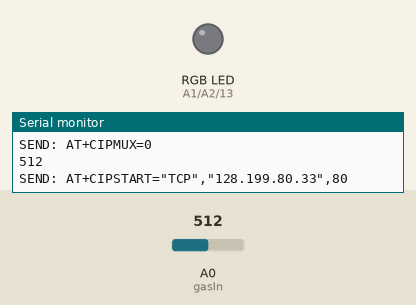
This sketch was run on a simulated Arduino Uno, built with avr-gcc and run on an emulated ATmega328P. Shown: an RGB LED mixed from three pins (HIGH = lit), the last lines printed to the serial monitor. Inputs (shaded band) come from the test bench; at power-on: A0 (gasIn) = 512. The modem accepts every AT command (registered, SIM ready, sends succeed) and sends nothing else.

Above: at 15.5 s.
At 17.0 s:
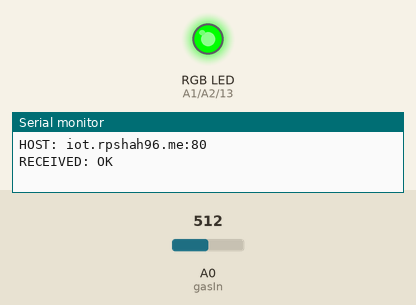
Timing chart, 0 to 20.0 s (numbered marks = the images above):
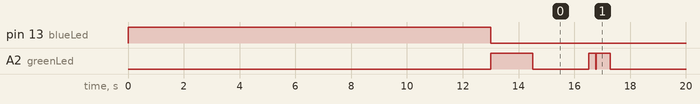

Measured:
- by itself, A2 (greenLed): repeats every 4.8 s: HIGH 0.25 s, LOW 0.02 s, HIGH 0.50 s, LOW 4.0 s

The sketch:

roadRateWifi2.ino
```cpp
//AttendanceSystem with RFID_READER,WIFI_MODULE_esp8266,RGB_LED,ARDUINO
/**
 *@author RAJ_SHAH
 *@author imec studios aka lab55
*/

#include <SoftwareSerial.h>       //wifi is communicating througth serialPorts

#define  uchar unsigned char      //To reduce programming time only
#define uint  unsigned int
#define DEBUG FALSE               //comment out to remove debug msgs

//*-- Hardware Serial
#define _baudrate 115200           //mey differ for your wifi Module____mine is esp8266

//*-- Software Serial
#define _rxpin      12
#define _txpin      13

//Maximum length of the array
#define MAX_LEN 16


//*-- IoT Information
#define SSID "Dhruv"              //SSID of your router/network
#define PASS "xyz54321"             //PASSWORD to connectwith it.
#define DEST_HOST "iot.rpshah96.me"            //IP address or URL of website/server You wants to connect
#define DEST_IP "128.199.80.33"

SoftwareSerial wifi( _rxpin, _txpin ); // RX, TX
uchar serNumA[5];

uchar fifobytes;
uchar fifoValue;

//For RGB Leds
const int redLed = A1;
const int greenLed = A2;
const int blueLed = 13;

//gasSensor MQ3's Analodinput Pin
int gasIn = A0;

String GET = "GET /roadRate/testing/writeFile.php?xaxis=234&yaxis=-87&zaxis=23&file=ceptRoad.txt";     //FilePath to which you wants to send data through GET REQUEST

void setup() {
  // put your setup code here, to run once:
  pinMode(redLed, OUTPUT);
  pinMode(greenLed, OUTPUT);
  pinMode(blueLed, OUTPUT);

   pinMode(A0,INPUT);

  Serial.begin( _baudrate );       // comment means debugging through SerialMonitor is off.
  wifi.begin( _baudrate );            //Start wifi


  //Start Connection with the wifi
AT:
  analogWrite(blueLed, 255);             //MAKE Blue led glow to indicate power suply.
  sendWifi("AT\r\n");
  delay(5000);                                //5 Sec. Delay
  if (wifi.find("OK"))
  {
    Serial.println("RECEIVED: OK\nData ready to sent!");
    Serial.println("Wiring of wifi is OK.");

    connectWiFi();

  }
  else
  {
    blinkLed(redLed, 2000);               //2 Sec. Delay
    goto AT;
  }
}

void loop() {

  // put your main code here, to run repeatedly:
  int val;
  val = analogRead(gasIn);
  Serial.println(val,DEC);
  updateDatabase(val);
  delay(1000);
}


//Function to BLINK the LED
void blinkLed(int ledPin , int delayTime)
{
  analogWrite(redLed, 0);
  analogWrite(greenLed, 0);
  analogWrite(blueLed, 0);

  analogWrite(ledPin, 255);
  delay(delayTime);
  analogWrite(ledPin, 0);

}

//Function to Send AT commands to wifi
void sendWifi(String cmd)
{
  Serial.print("SEND: ");
  Serial.println(cmd);
  wifi.println(cmd);
}


//Function to connect to the network --> One TIME Progarmm
boolean connectWiFi()
{
  wifi.println("AT+CWMODE=1");          //WiFi STA mode - if '3' it is both client and AP
  delay(2000);                                            //2 Seconds Waiting
  //Connect to Router with AT+CWJAP="SSID","Password";
  // Check if connected with AT+CWJAP?
  String cmd = "AT+CWJAP=\"";           // Join accespoint
  cmd += SSID;
  cmd += "\",\"";
  cmd += PASS;
  cmd += "\"";
CWJAP:
  sendWifi(cmd);
  delay(5000);                                             //5 Seconds Waiting

  if (wifi.find("OK"))
  {
    Serial.println("RECIEVED: OK");
    goto CIPMUX;                                        //connection Established Go MAke SINGLE CONNECTION
    //return true;
  }
  else if (wifi.find("Error"))
  {
    Serial.println("RECEIVED: Error");
    blinkLed(redLed, 500);                            //1.5 Sec. delay(total).
    blinkLed(redLed, 500);
    blinkLed(redLed, 500);
    goto CWJAP;                                                //Found Error
    //return true;
  }
  else
  {
    Serial.println("returned value is untrackable");
    blinkLed(blueLed, 500);                         //COULD NOT TRACK wifi's Replay
    //Ignoring replay and assuming connection Established   //1 Sec. Delay
    //return false;
  }
CIPMUX:
  cmd = "AT+CIPMUX=0";// Set Single connection
  sendWifi( cmd );
  if ( wifi.find( "Error") )
  {
    Serial.print( "RECEIVED: Error" );                //single connection failed.
    blinkLed(redLed, 500);                            //1 Sec. delay(total).
    blinkLed(redLed, 500);
    goto CIPMUX;
    //return false;
  }
  //**********else if( wifi.find("OK"))
  blinkLed(greenLed, 500);                            //1.5 Sec. delay(total).
  blinkLed(greenLed, 500);
  blinkLed(greenLed, 500);                            //Indicating ready for reading RFID cards
}

// SEND GET REQUEST(QUERY) to Perticulor URL
void updateDatabase( int gasValue )
{
  // ESP8266 Client
  //AT+CIPSTART="TCP","server",80;            //Single TCP connection
  String cmd = "AT+CIPSTART=\"TCP\",\"";      // Setup TCP connection
  cmd += DEST_IP;
  cmd += "\",80";
  sendWifi(cmd);
  delay(2000);                                //2 Sec. Delay
  if ( wifi.find( "OK" ) )
  {
    Serial.print( "RECEIVED: OK" );
    blinkLed(greenLed, 250);               //0.25 Sec. Delay
    //connected to the SERVER
    //return;
  }
  else if ( wifi.find( "Error" ) )
  {
    Serial.print( "RECEIVED: Error\nExit1" );
    blinkLed(redLed, 250);                  //0.25 Sec. Delay

    //Please place the card again.
    return;
  }
  else
  {
    Serial.print( "Data Could Not be Retrieved" );
    blinkLed(blueLed, 250);               //0.25 Sec. Delay
    //return;
  }

  //  AT+CIPSEND=length
  //  >GET /databaseInsert.php?&field1=value1
  //cmd = GET + "?&data0=" + gasValue + " HTTP/1.1\r\nHOST: " + DEST_HOST + ":80\r\n\r\n";

  cmd = GET + " HTTP/1.1\r\nHOST: " + DEST_HOST + ":80\r\n\r\n";
  wifi.print( "AT+CIPSEND=" );
  wifi.println( cmd.length() );
  Serial.print( "AT+CIPSEND=" );
  Serial.println( cmd.length() );
  //Serial.print(wifi.read());
  if (wifi.find( ">" ) )
  {
    Serial.print(">");
    Serial.print(cmd);
    wifi.print(cmd);

    if ( wifi.find("OK") )
    {
      Serial.println( "RECEIVED: OK" );
    }
    else if ( wifi.find("Error") )
    {
      Serial.println( "RECEIVED: Error\nExit2" );
    }
    else
    {
      Serial.print( "Data Could Not be Retrieved" );
    }
    blinkLed(greenLed, 500);               //0.5 Sec. Delay
    //Attandance Taken
  }
  else
  {
    sendWifi( "AT+CIPCLOSE" );              //close TCP connection
    blinkLed(redLed, 500);                  //0.5 Sec. Delay
    //Attandance NOT Taken

    delay(1000);
    if ( wifi.find("OK") )
    {
      Serial.println( "RECEIVED: OK" );
    }
    else
    {
      Serial.println( "RECEIVED: Error\nExit2" );
    }
  }
  delay(1000);
}
```
